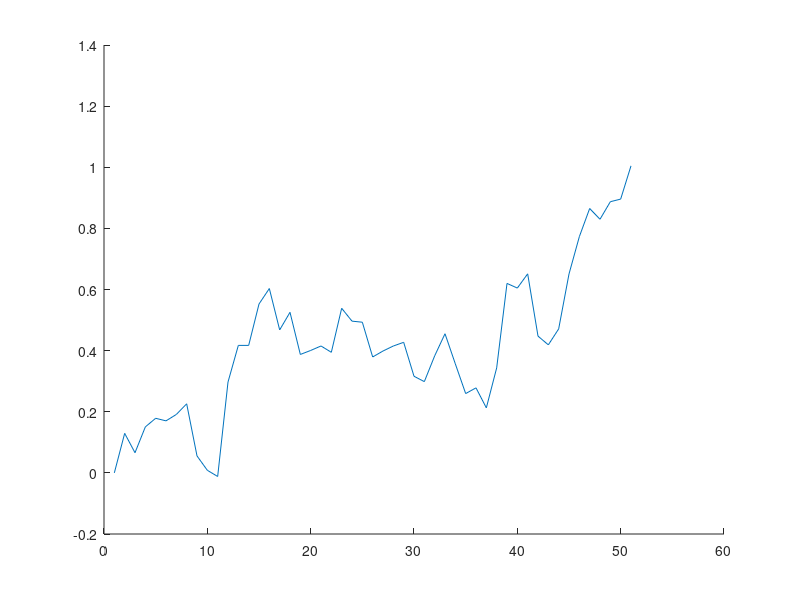

Write MATLAB code to recreate this figure. (Note: this script raises an error after producing the figure.)
%% Define Parameters for Model
%%% Set
c=1; %noise
N=1000; %num trials
y01=0; %starting point
z1=0.4; %threshold
z2=0.9; %threshold for stimulus 2
T0=0.01; %non-decision time
dt=0.01; % time step
A = 0.5; % drift rate

figure(1)
i=1;
while  abs(y01(i))<z1
    r=randn(1);
    dW=sqrt(dt)*r;
    dy=A*dt+c*dW;
    y01(i+1)=y01(i)+dy;
    i=i+1;
end
y02=y01(end); %starting point for second stimulus

j=1;
while  abs(y02(j))<z2
    r=randn(1);
    dW2=sqrt(dt)*r;
    dy2=A*dt+c*dW2;
    y02(j+1)=y02(j)+dy2;
    j=j+1;
end

% concatanate the accumulated evidence to plot
dtmat = 1:1:(i+j);
alldata = cat(2,y01, y02);

hold on
plot(dtmat,alldata)
yline(z1)
yline(-z1)
yline(z2)
yline(-z2)
xline(i)
title('Evidence Accumulation for z1=0.4,z2=0.9,dt=0.01')
ylabel('Evidence Accumulation')
xlabel('Time Step')


%% Try the same thing with different threshold meanings
%%% So starting point for z2 will be 0
c=1; %noise
N=1000; %num trials
y01=0; %starting point
z1=0.4; %threshold
z2=0.9; %threshold for stimulus 2
T0=0.01; %non-decision time
dt=0.01; % time step
A = 0.5; % drift rate

figure(2)
i=1;
while  abs(y01(i))<z1
    r=randn(1);
    dW=sqrt(dt)*r;
    dy=A*dt+c*dW;
    y01(i+1)=y01(i)+dy;
    i=i+1;
end

y02=0; %starting point for second stimulus

j=1;
while  abs(y02(j))<z2
    r=randn(1);
    dW2=sqrt(dt)*r;
    dy2=A*dt+c*dW2;
    y02(j+1)=y02(j)+dy2;
    j=j+1;
end

% concatanate the accumulated evidence to plot
dtmat1 = 1:1:i;
dtmat2 = i+1:1:i+j;

hold on
plot(dtmat1,y01)
plot(dtmat2,y02)
yline(z1)
yline(-z1)
yline(z2)
yline(-z2)
xline(i)
title('Evidence Accumulation for z1=0.4,z2=0.9,dt=0.01')
ylabel('Evidence Accumulation')
xlabel('Time Step')

% Display only thresholds that matter
% Have a label/title that states whether decision was correct or not at
% each threshold

% define correctness - false positives?
